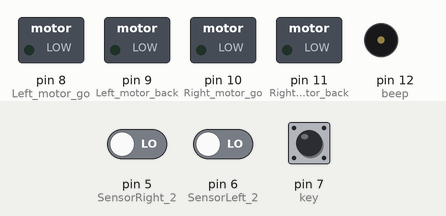
This sketch was run on a simulated Arduino Uno, built with avr-gcc and run on an emulated ATmega328P. On the bench: switched loads named in the sketch (green lamp = pin HIGH), buzzer (waves = sounding, pin HIGH). Dashed ring = blinking. The test bench sets the inputs (shaded band); at power-on: pin 7 (key) LOW, pin 5 (SensorRight_2) LOW, pin 6 (SensorLeft_2) LOW.

Above: at 1.2 s.
1.3 s: pin 7 (key) pulled HIGH for 0.15 s
At 1.65 s:
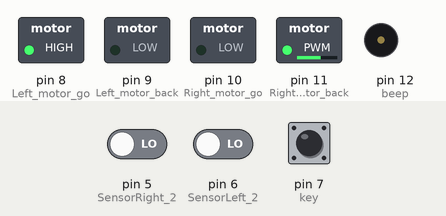
At 2.05 s:
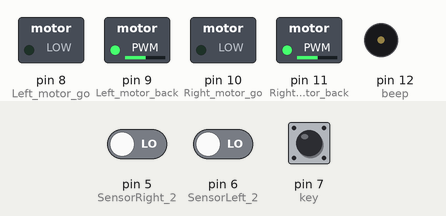
4.3 s: pin 5 (SensorRight_2) driven HIGH
Timing chart, 0 to 4.8 s (numbered marks = the images above; inputs shaded):
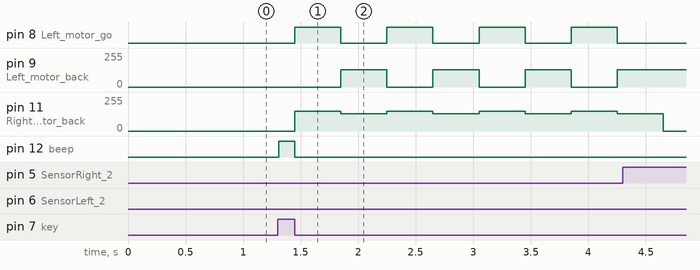

Measured:
- after the input at 1.3 s, pin 8 (Left_motor_go): alternates HIGH for 0.40 s and LOW for 0.40 s, starting after 0.15 s; pin 9 (Left_motor_back): alternates 130/255 for 0.40 s and 0/255 for 0.40 s, starting after 0.55 s
- after the input at 4.3 s, pin 8 (Left_motor_go): stays LOW (without the input it goes to HIGH after 0.35 s); pin 9 (Left_motor_back): stays 130/255 (without the input it goes to 0/255 after 0.35 s); pin 11 (Right_motor_back): 130/255 → 0/255 after 0.35 s

The sketch:

avoid3.ino
```cpp
//智能車紅外避障3（帶後退掉頭避障）
//===============================================================
//#include <Servo.h>
int Left_motor_go=8;     //左電機前進(IN1)
int Left_motor_back=9;     //左電機後退(IN2)

int Right_motor_go=10;    // 右電機前進(IN3)
int Right_motor_back=11;    // 右電機後退(IN4)

int key=7;//定義按鍵 數字7 接口
int beep=12;//定義蜂鳴器 數字12 接口

const int SensorRight = 3;   	//右循跡紅外傳感器(P3.2 OUT1)
const int SensorLeft = 4;     	//左循跡紅外傳感器(P3.3 OUT2)

const int SensorRight_2 = 5;   	//右紅外傳感器(P3.4 OUT3)
const int SensorLeft_2 = 6;     //左紅外傳感器(P3.5 OUT4)

int SL;    //左循跡紅外傳感器狀態
int SR;    //右循跡紅外傳感器狀態
int SL_2;    //左紅外傳感器狀態
int SR_2;    //右紅外傳感器狀態

void setup()
{
  //初始化電機驅動IO為輸出方式
  pinMode(Left_motor_go,OUTPUT); // PIN 8 (PWM)
  pinMode(Left_motor_back,OUTPUT); // PIN 9 (PWM)
  pinMode(Right_motor_go,OUTPUT);// PIN 10 (PWM)
  pinMode(Right_motor_back,OUTPUT);// PIN 11 (PWM)
  pinMode(key,INPUT);//定義按鍵接口為輸入接口
  pinMode(beep,OUTPUT);
  pinMode(SensorRight, INPUT); //定義右循跡紅外傳感器為輸入
  pinMode(SensorLeft, INPUT); //定義左循跡紅外傳感器為輸入
  pinMode(SensorRight_2, INPUT); //定義右紅外傳感器為輸入
  pinMode(SensorLeft_2, INPUT); //定義左紅外傳感器為輸入
}
//=======================智能小車的基本動作=========================
//void run(int time)     // 前進
void run()     // 前進
{
  digitalWrite(Right_motor_go,HIGH);  // 右電機前進
  digitalWrite(Right_motor_back,LOW);
  analogWrite(Right_motor_go,130);//PWM比例0~255調速，左右輪差異略增減
  analogWrite(Right_motor_back,0);
  digitalWrite(Left_motor_go,LOW);  // 左電機前進
  digitalWrite(Left_motor_back,HIGH);
  analogWrite(Left_motor_go,0);//PWM比例0~255調速，左右輪差異略增減
  analogWrite(Left_motor_back,130);
  //delay(time * 100);   //執行時間，可以調整
}

void brake(int time)  //剎車，停車
{
  digitalWrite(Right_motor_go,LOW);
  digitalWrite(Right_motor_back,LOW);
  digitalWrite(Left_motor_go,LOW);
  digitalWrite(Left_motor_back,LOW);
  delay(time * 100);//執行時間，可以調整
}

//void left(int time)         //左轉(左輪不動，右輪前進)
void left()         //左轉(左輪不動，右輪前進)
{
   digitalWrite(Right_motor_go,HIGH);	// 右電機前進
  digitalWrite(Right_motor_back,LOW);
  analogWrite(Right_motor_go,130);
  analogWrite(Right_motor_back,0);//PWM比例0~255調速
  digitalWrite(Left_motor_go,LOW);   //左輪後退
  digitalWrite(Left_motor_back,LOW);
  analogWrite(Left_motor_go,0);
  analogWrite(Left_motor_back,0);//PWM比例0~255調速
  //delay(time * 100);	//執行時間，可以調整
}

void spin_left(int time)         //左轉(左輪後退，右輪前進)
{
   digitalWrite(Right_motor_go,HIGH);	// 右電機前進
  digitalWrite(Right_motor_back,LOW);
  analogWrite(Right_motor_go,130);
  analogWrite(Right_motor_back,0);//PWM比例0~255調速
  digitalWrite(Left_motor_go,HIGH);   //左輪後退
  digitalWrite(Left_motor_back,LOW);
  analogWrite(Left_motor_go,130);
  analogWrite(Left_motor_back,0);//PWM比例0~255調速
  delay(time * 100);	//執行時間，可以調整
}

//void right(int time)
void right()        //右轉(右輪不動，左輪前進)
{
   digitalWrite(Right_motor_go,LOW);   //右電機後退
  digitalWrite(Right_motor_back,LOW);
  analogWrite(Right_motor_go,0);
  analogWrite(Right_motor_back,0);//PWM比例0~255調速
  digitalWrite(Left_motor_go,LOW);//左電機前進
  digitalWrite(Left_motor_back,HIGH);
  analogWrite(Left_motor_go,0);
  analogWrite(Left_motor_back,130);//PWM比例0~255調速
  //delay(time * 100);	//執行時間，可以調整
}

void spin_right(int time)        //右轉(右輪後退，左輪前進)
{
  digitalWrite(Right_motor_go,LOW);   //右電機後退
  digitalWrite(Right_motor_back,HIGH);
  analogWrite(Right_motor_go,0);
  analogWrite(Right_motor_back,130);//PWM比例0~255調速
  digitalWrite(Left_motor_go,LOW);//左電機前進
  digitalWrite(Left_motor_back,HIGH);
  analogWrite(Left_motor_go,0);
  analogWrite(Left_motor_back,130);//PWM比例0~255調速
  delay(time * 100);	//執行時間，可以調整
}

void back(int time)          //後退
{
  digitalWrite(Right_motor_go,LOW);  //右輪後退
  digitalWrite(Right_motor_back,HIGH);
  analogWrite(Right_motor_go,0);
  analogWrite(Right_motor_back,150);//PWM比例0~255調速
  digitalWrite(Left_motor_go,HIGH);  //左輪後退
  digitalWrite(Left_motor_back,LOW);
  analogWrite(Left_motor_go,150);
  analogWrite(Left_motor_back,0);//PWM比例0~255調速
  delay(time * 100);     //執行時間，可以調整
}
//==========================================================

void keysacn()//按鍵掃描
{
  int val;
  val=digitalRead(key);//讀取數字7 口電平值賦給val
  while(!digitalRead(key))//當按鍵沒被按下時，一直循環
  {
    val=digitalRead(key);//此句可省略，可讓循環跑空
  }
  while(digitalRead(key))//當按鍵被按下時
  {
    delay(10);	//延時10ms
    val=digitalRead(key);//讀取數字7 口電平值賦給val
    if(val==HIGH)  //第二次判斷按鍵是否被按下
    {
      digitalWrite(beep,HIGH);		//蜂鳴器響
      while(!digitalRead(key))	//判斷按鍵是否被鬆開
        digitalWrite(beep,LOW);		//蜂鳴器停止
    }
    else
      digitalWrite(beep,LOW);//蜂鳴器停止
  }
}

void loop()
{
  keysacn();	   //調用按鍵掃描函數
  while(1)
  {
    //有信號為LOW  沒有信號為HIGH
    SR_2 = digitalRead(SensorRight_2);
    SL_2 = digitalRead(SensorLeft_2);
    if (SL_2 == HIGH&&SR_2==HIGH)
      run();   //調用前進函數
    else if (SL_2 == HIGH & SR_2 == LOW)// 右邊探測到有障礙物，有信號返回，向左轉
        left();
    else if (SR_2 == HIGH & SL_2 == LOW) //左邊探測到有障礙物，有信號返回，向右轉
      right();
    else // 都是有障礙物, 後退
    {
      back(4.5);//後退
      spin_right(4.5);//有旋轉，調整方向
    }
  }
}
```
